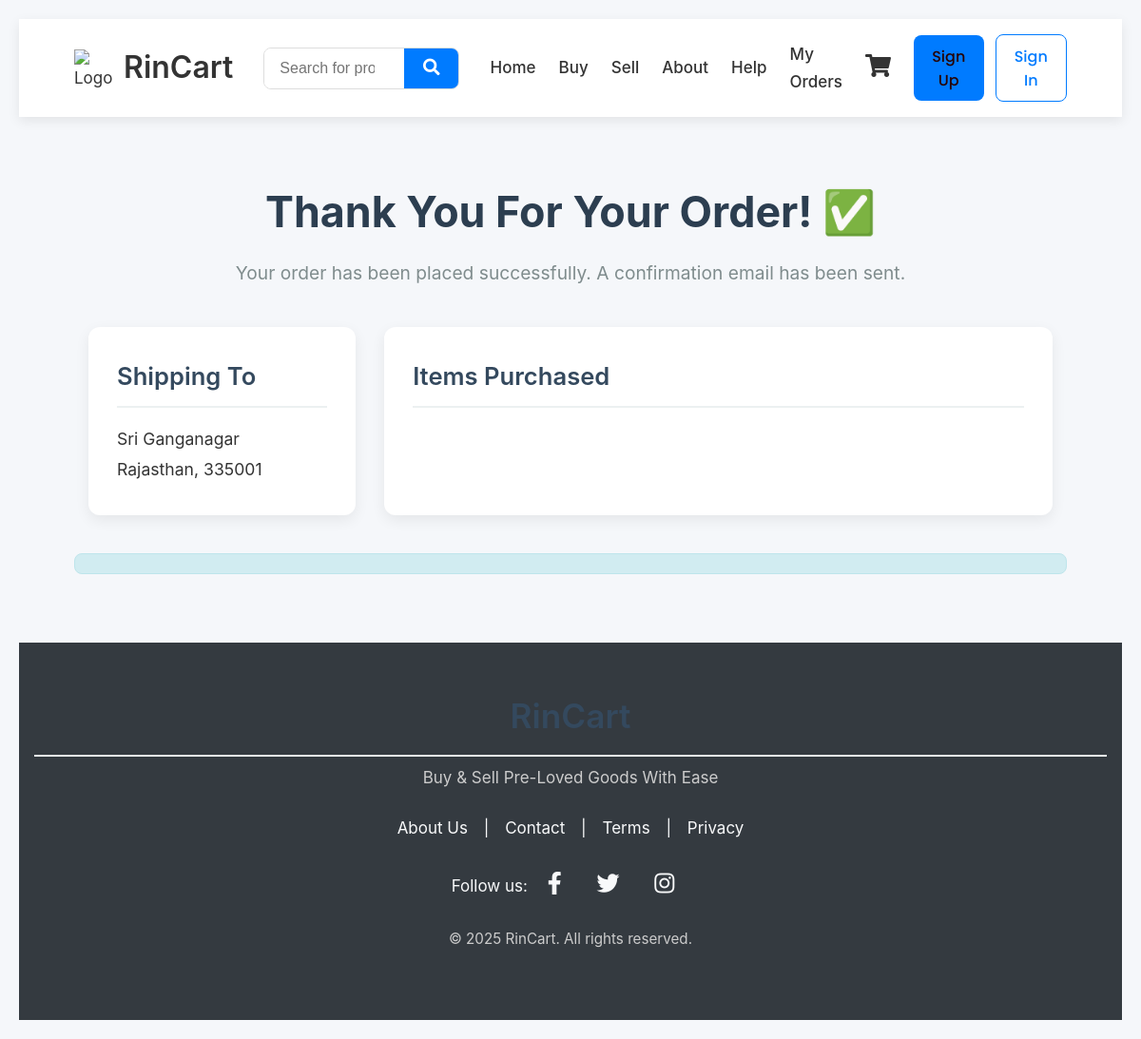
Page /order_placed (signed in) on the committed database.
### user_info/models.py (models this page shows, shortened)
class UserAddress(models.Model):
    ADDRESS_TYPE_CHOICES = [
        ('manual', 'Enter Manually'),
        ('live', 'Use Live Location')
    ]
    user = models.ForeignKey(User, on_delete=models.CASCADE)
    city = models.CharField(max_length=100, null=True)
    state = models.CharField(max_length=100, null=True)
    pincode = models.CharField(max_length=10, null=True)
    latitude = models.FloatField(null=True, blank=True)
    longitude = models.FloatField(null=True, blank=True,)

### user_info/views.py (the view)
# urls.py: path("order_placed", views.order_placed_view, name="order-placed"),
def order_placed_view(request):
    if request.user.is_authenticated:
        address = UserAddress.objects.filter(user=request.user).last()
        get_user=request.user
        user_contact = get_object_or_404(SellerProfile,user = request.user)
        order_items = Order.objects.filter(status = 'SUCCESS',user = get_user)
        context = {
            'address':address,
            'get_user':get_user,
            'user':user_contact,
            'order_items':order_items
        }
        return render(request,"user_info/order_placed.html",context)
    return render(request,"user_info/login.html")

### user_info/templates/user_info/order_placed.html (shortened to what this page needs)
{% extends "user_info/base.html" %}
{% load static %}
{% block extra_head %}
<link rel = "stylesheet" href = "{% static "user_info/order_placed.css" %}">
{% endblock extra_head %}
{% block content %}
<div class="content-wrapper">
<h1 class = 'order-confirmation'>Thank You For Your Order! ✅</h1>
    <p class="subtitle">Your order has been placed successfully. A confirmation email has been sent.</p>
    <div class="order-details-grid">
    <section class="card shipping-address-card">
            <h2>Shipping To</h2>
            <p class = "city">{{ address.city }}</p>
            <p class = "state">{{ address.state }}, {{ address.pincode }}</p>
        </section>
    <section class="items-purchased-card">
            <h2 class = "item-buyed">Items Purchased</h2>
        </section>
    </div>
</div>
    <div class = "message-alert">
    </div>
{% endblock content %}

### user_info/static/user_info/style.css (style rules this page uses)
:root { --primary-color: #007bff; --primary-hover: #0056b3; --secondary-color: #6c757d; --text-color: #333; --background-color: #f8f9fa; --header-bg: #ffffff; --footer-bg: #343a40; --footer-text: #f8f9fa; --border-radius: 8px; --box-shadow: 0 4px 12px rgba(0, 0, 0, 0.08); --transition-speed: 0.3s ease; }
* { box-sizing: border-box; margin: 0; padding: 0; }
body { font-family: "Poppins", sans-serif; font-size: 17px; background-color: var(--background-color); color: var(--text-color); line-height: 1.7; display: flex; flex-direction: column; min-height: 100vh; }
h1, h2 { font-weight: 600; }

### user_info/static/user_info/order_placed.css (style rules this page uses)
body { font-family: -apple-system, BlinkMacSystemFont, "Segoe UI", Roboto, Helvetica, Arial, sans-serif; background-color: #f5f7fa; color: #333; margin: 0; padding: 20px; }
.content-wrapper { max-width: 1100px; margin: 30px auto; padding: 0 15px; }
.order-confirmation { font-size: 2.8rem; font-weight: 700; color: #2c3e50; text-align: center; margin-bottom: 10px; }
.subtitle { font-size: 1.2rem; color: #7f8c8d; text-align: center; margin-bottom: 40px; }
h2 { font-size: 1.6rem; color: #34495e; border-bottom: 2px solid #ecf0f1; padding-bottom: 10px; margin-top: 0; margin-bottom: 20px; }
.order-details-grid { display: grid; grid-template-columns: 1fr 2.5fr; gap: 30px; }
.card, .items-purchased-card { background-color: #ffffff; border-radius: 12px; box-shadow: 0 5px 15px rgba(0, 0, 0, 0.07); padding: 30px; text-align: left; }
.shipping-address-card p { font-size: 1.1rem; line-height: 1.5; margin: 5px 0; }
.message-alert { max-width: 1100px; margin: 40px auto; padding: 10px 25px; border-radius: 8px; background-color: #d1ecf1; color: #0c5460; border: 1px solid #bee5eb; text-align: center; }

### rows in the picture
UserAddress: city "Sri Ganganagar", state "Rajasthan", pincode "335001"
